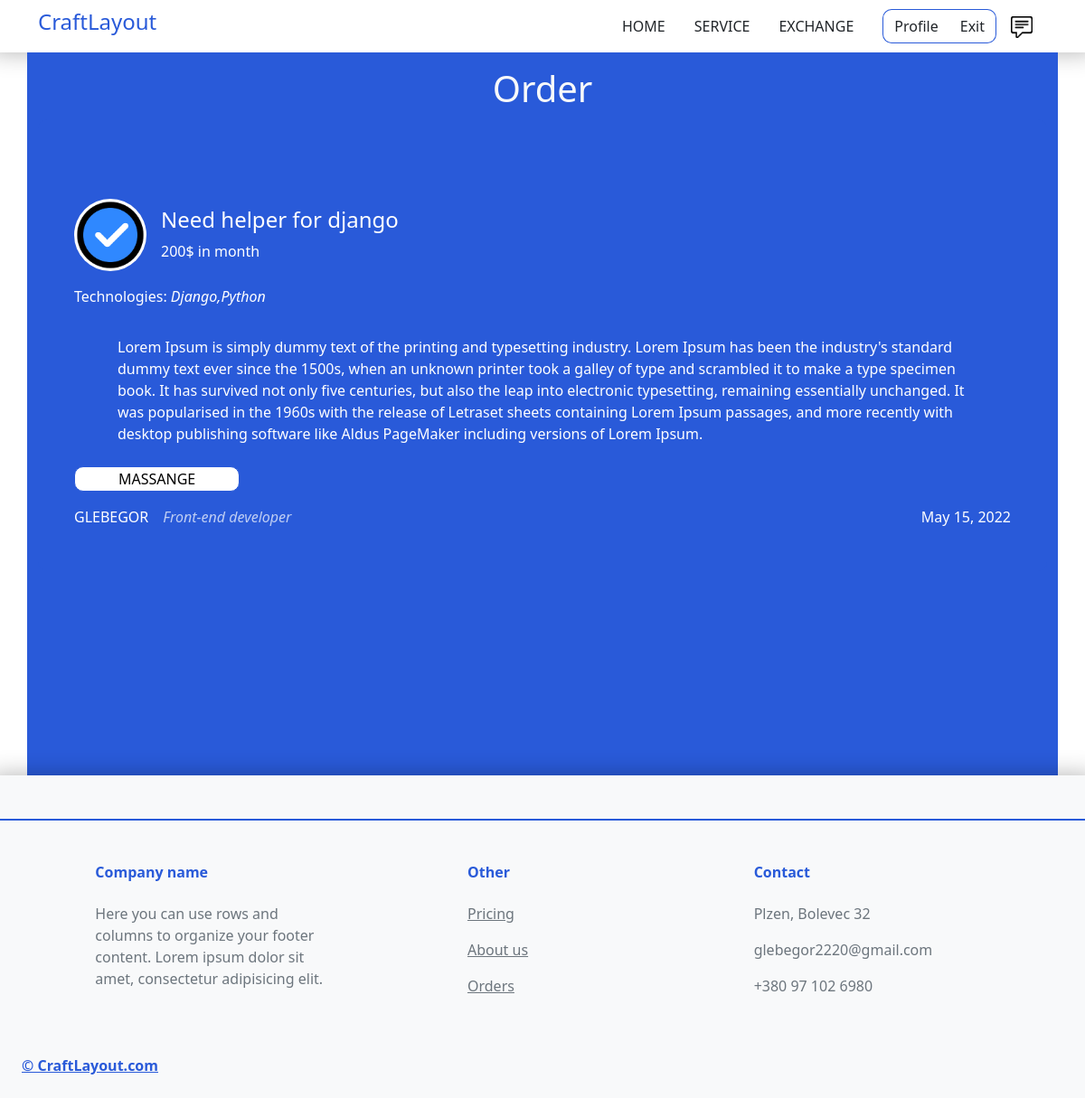
The app's page /exchange/9 (signed in) with its own data.
### exchange/models.py (models this page shows, shortened)
class Exchange(models.Model):
    user = models.ForeignKey(User, on_delete=models.CASCADE)
    title = models.CharField(max_length=255)
    salary = models.CharField(default='Agreements' ,max_length=255)
    text = models.TextField()
    technologies = models.CharField(max_length=255, default=' ')
    date = models.DateField(default=timezone.now)
    id = models.AutoField(primary_key=True)

### users/models.py (models this page shows, shortened)
class Profile(models.Model):
    user = models.OneToOneField(User, on_delete=models.CASCADE)
    Avatar = models.ImageField(default='default.png', upload_to='avatarks')
    banner = models.ImageField(default='default.png', upload_to='banners')
    position = models.CharField(default='Developer', max_length=150)

### exchange/views.py (the view)
# urls.py: path('exchange/<int:id>', exchViews.OrderPage),
def OrderPage(request, id):
    orders = Exchange.objects.filter(pk=id)
    context = {'data': orders}
    return render(request, 'exchange/exchangeOrder.html', context)

### exchange/templates/exchange/exchangeOrder.html (shortened to what this page needs)
{% extends 'services/main-layout.html' %}
{% block content%}
<div style="min-height:800px;background: #295AD9;" class='container'>
    <h1 class="text-center pt-3 text-light">Order</h1>
            {% for order in data%}
            <div class='orderExchange pb-5'>
                <div class="d-flex align-items-center mt-5 pb-3">
                    <a href={% url 'profile' slugFil=order.user %}>
                        <img class="hoverLinkExch" style="width: 80px; height: 80px; border-radius: 50%;" src={{ order.user.profile.Avatar.url}}>
                    </a>
                    <div class="ms-3">
                        <div class="h4">{{ order.title}}</div>
                        <div class="">{{ order.salary}}</div>
                    </div>
                </div>
                <p class="techExchange">Technologies: <em class="">{{ order.technologies}}</em></p>
                <div class="py-3 px-5">{{ order.text}}</div>
                <div>
                    {% if user.is_authenticated%}
                        {% if request.user != order.user %}
                            <a href={% url 'massang' ToUser_name=order.user %}><button class="btnExchange text-uppercase my-2 px-5">Massange</button></a>
                        {% endif %}
                    {% else %}
                        <span class='PozorMess'>To Send massange you must <a href="#">login</a> in your account</span>
                    {% endif %}
                    <div class="d-flex  justify-content-between pt-2">
                        <div class="d-flex">
                            <div class="text-uppercase">{{ order.user}}</div>
                            <em class="ps-3" style="opacity: .7;">{{ order.user.profile.position}}</em>
                        </div>
                        <div class="">{{ order.date}}</div>
                    </div>
                </div>
            </div>
            {% endfor%}
        </div>
    </div>
{% endblock%}

### services/static/services/style.css (style rules this page uses)
body { margin: 0; font-family: 'Raleway', sans-serif; }
button { background-color: #fff; border: 1px solid #295AD9!important; border-radius: 10px!important; }
.orderExchange { width: 100%; margin: 10px 0 auto; color: white; padding: 40px; border-radius: 10px; background-color: #295AD9; }
.hoverLinkExch { transition: .3s; }

### records on screen
Exchange: user.profile.Avatar (picture), title "Need helper for django", salary "200$ in month", technologies "Django,Python", text "Lorem Ipsum is simply dummy text of the printing and typesetting industry. Lorem Ipsum has been the industry's standard dummy text ever since the 1500s, when an unknown printer took a galley of type and scrambled it to make a type specimen book. It has survived not only five centuries, but also the leap into electronic typesetting, remaining essentially unchanged. It was popularised in the 1960s with the release of Letraset sheets containing Lorem Ipsum passages, and more recently with desktop publishing software like Aldus PageMaker including versions of Lorem Ipsum.", shows "MASSANGE", user "GLEBEGOR", user.profile.position "Front-end developer", date "May 15, 2022"
